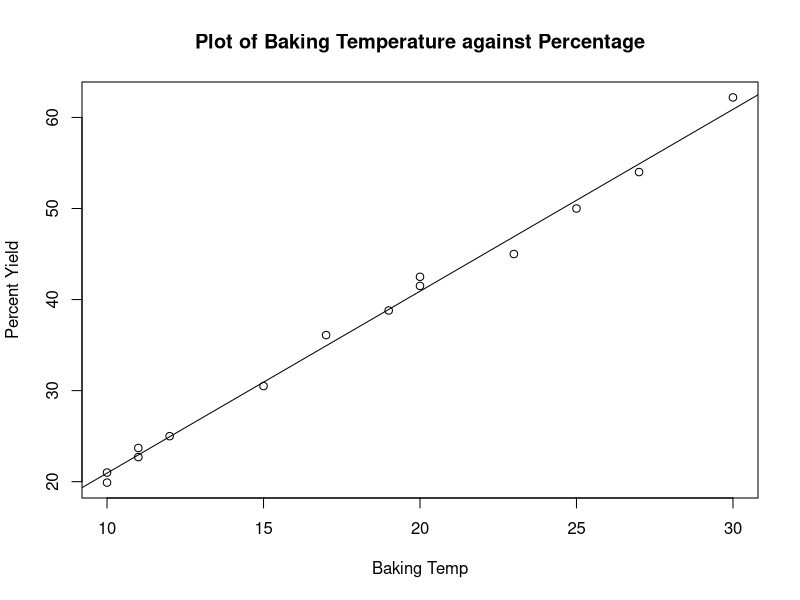
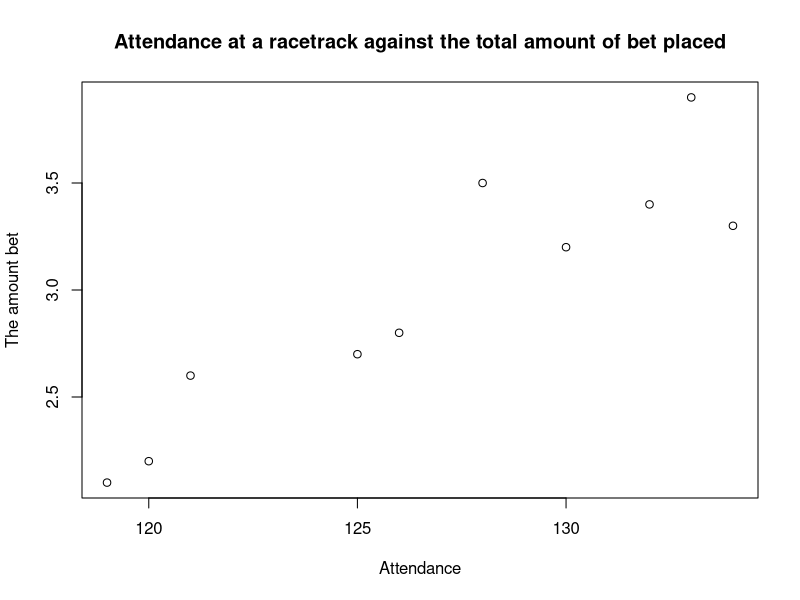
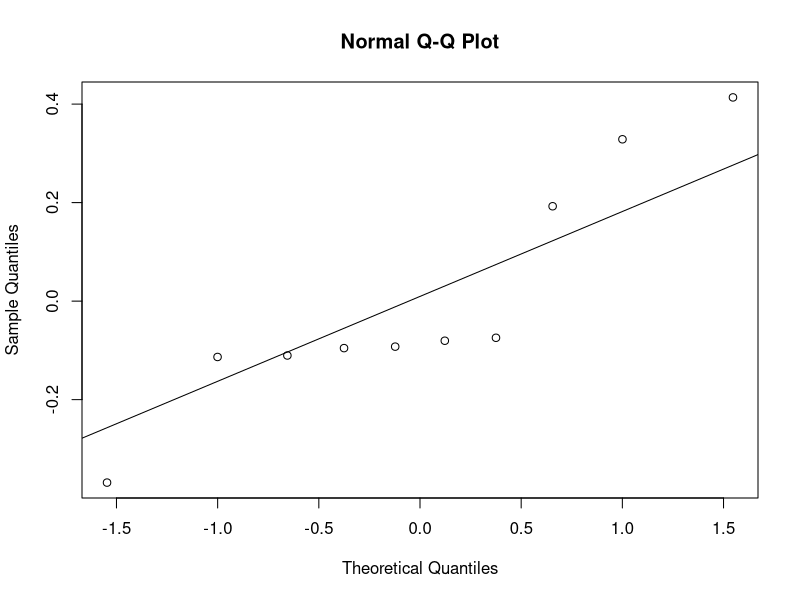

Recreate these plots in R, in order.
#import the data
x <- c(10,10,11,11,12,15,17,19,20,20,23,25,27,30)
y <- c(21.0,19.9,22.7,23.7,25.0,30.5,36.1,38.8,41.5,
       42.5,45.0,50.0,54.0,62.2)

#scatter plot to see if data is linear
plot(x,y, xlab = 'Baking Temp', ylab = 'Percent Yield',
     main = 'Plot of Baking Temperature against Percentage')
abline()
LR <- lm(y~x)
abline(LR)
summary(LR)

#another simple linear regression model
attendance <- c(119,130,121,120,134,133,126,125,132,128)
bet_amt <- c(2.1,3.2,2.6,2.2,3.3,3.9,2.8,2.7,3.4,3.5)

plot(attendance,bet_amt, xlab = 'Attendance', 
     ylab ='The amount bet', main = 'Attendance at a racetrack against the total amount of bet placed' )

model <- lm(bet_amt~attendance)
summary(model)

#define residuals and create QQ-plot to see they follow normal distribution
res <- resid(model)
qqnorm(res)
qqline(res)

shapiro.test(res)
